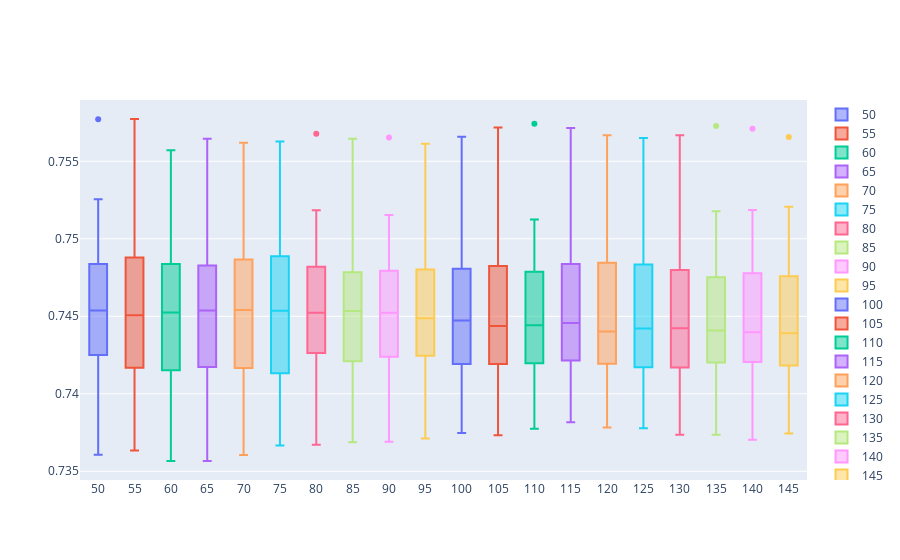

Write notebook code for a chart like this one.
### Code cell
fig = go.Figure()

for num, result in enumerate(results):
    fig.add_trace(go.Box(
    y = result,
    name=names[num]
    ))

fig.show()
